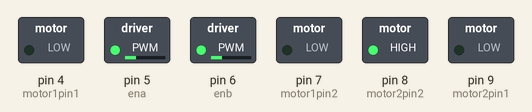
Bench run of a sketch on a simulated Arduino Uno, built with avr-gcc and run on an emulated ATmega328P. Parts: switched loads named in the sketch (green lamp = pin HIGH).

Above: at 0.1 s.
Timing chart, 0 to 1.6 s (numbered marks = the images above):
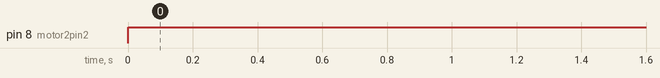

The sketch:

denesh.ino
```cpp
int motor1pin1 = 4;//LOW// FORWARD
int motor1pin2 = 7;//HIGH

int motor2pin1 = 9;//LOW
int motor2pin2 = 8;//HIGH
int ena=5;//PWM
int enb=6;//PWM
int mspeed=70;
void setup() {
  // put your setup code here, to run once:
  pinMode(motor1pin1, OUTPUT);
  pinMode(motor1pin2, OUTPUT);
  pinMode(motor2pin1, OUTPUT);
  pinMode(motor2pin2, OUTPUT);
  pinMode(ena, OUTPUT);
  pinMode(enb, OUTPUT);
  analogWrite(ena, mspeed);
  analogWrite(enb, mspeed);
}

void loop() {
  // put your main code here, to run repeatedly:
 //backWARD
  /*digitalWrite(motor1pin1, 0);
  digitalWrite(motor1pin2, 1);

  digitalWrite(motor2pin1, 1);
  digitalWrite(motor2pin2, 0);
  delay(2000);

//backWARD
  digitalWrite(motor1pin1, 1);
  digitalWrite(motor1pin2, 0);

  digitalWrite(motor2pin1, 0);
  digitalWrite(motor2pin2, 1);
  delay(2000);
  */
   digitalWrite(motor1pin1, 0);
  digitalWrite(motor1pin2, 0);
  digitalWrite(motor2pin1, 0);//back
  digitalWrite(motor2pin2, 1);

}
```

Measured:
- by itself, pin 8 (motor2pin2): LOW → HIGH at 0.00 s
